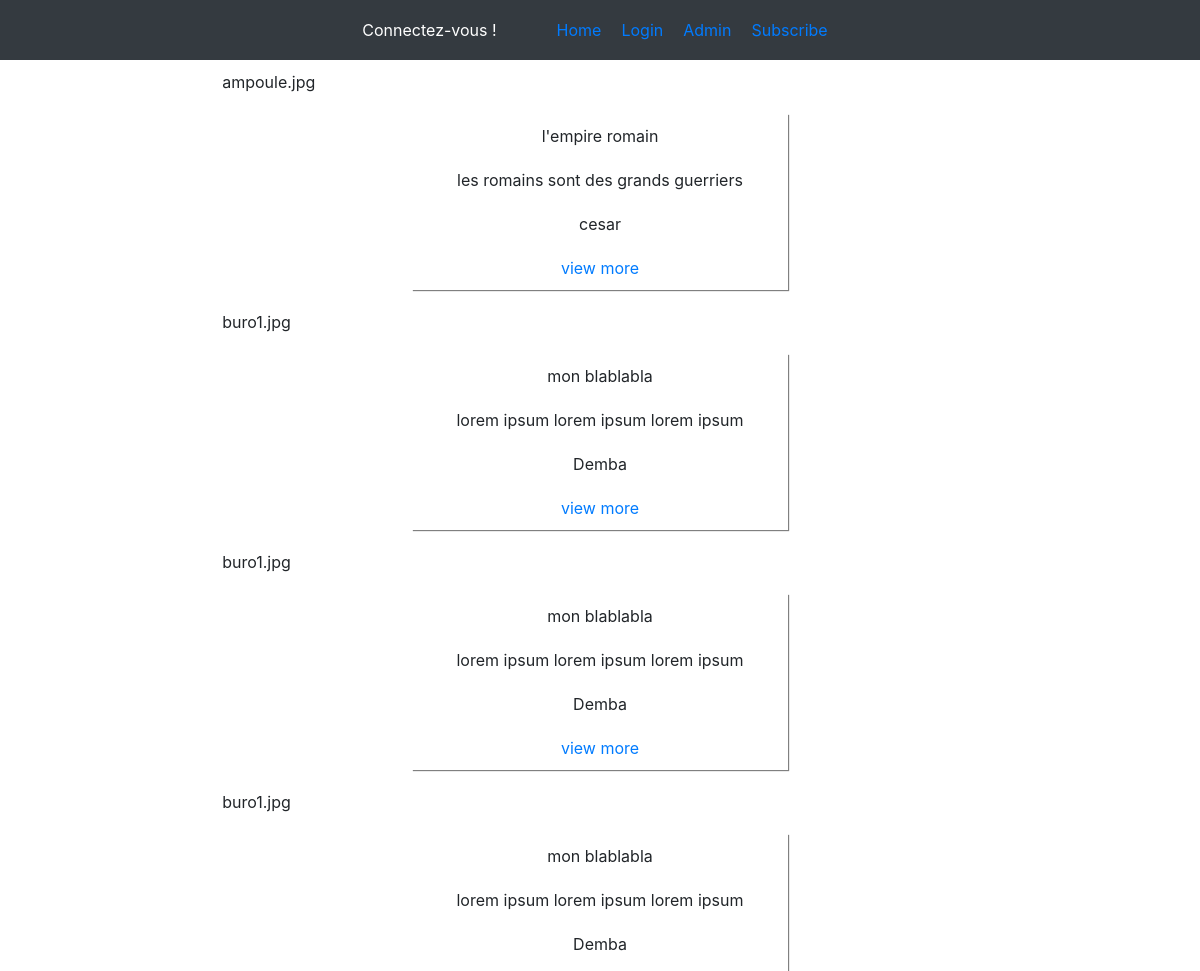
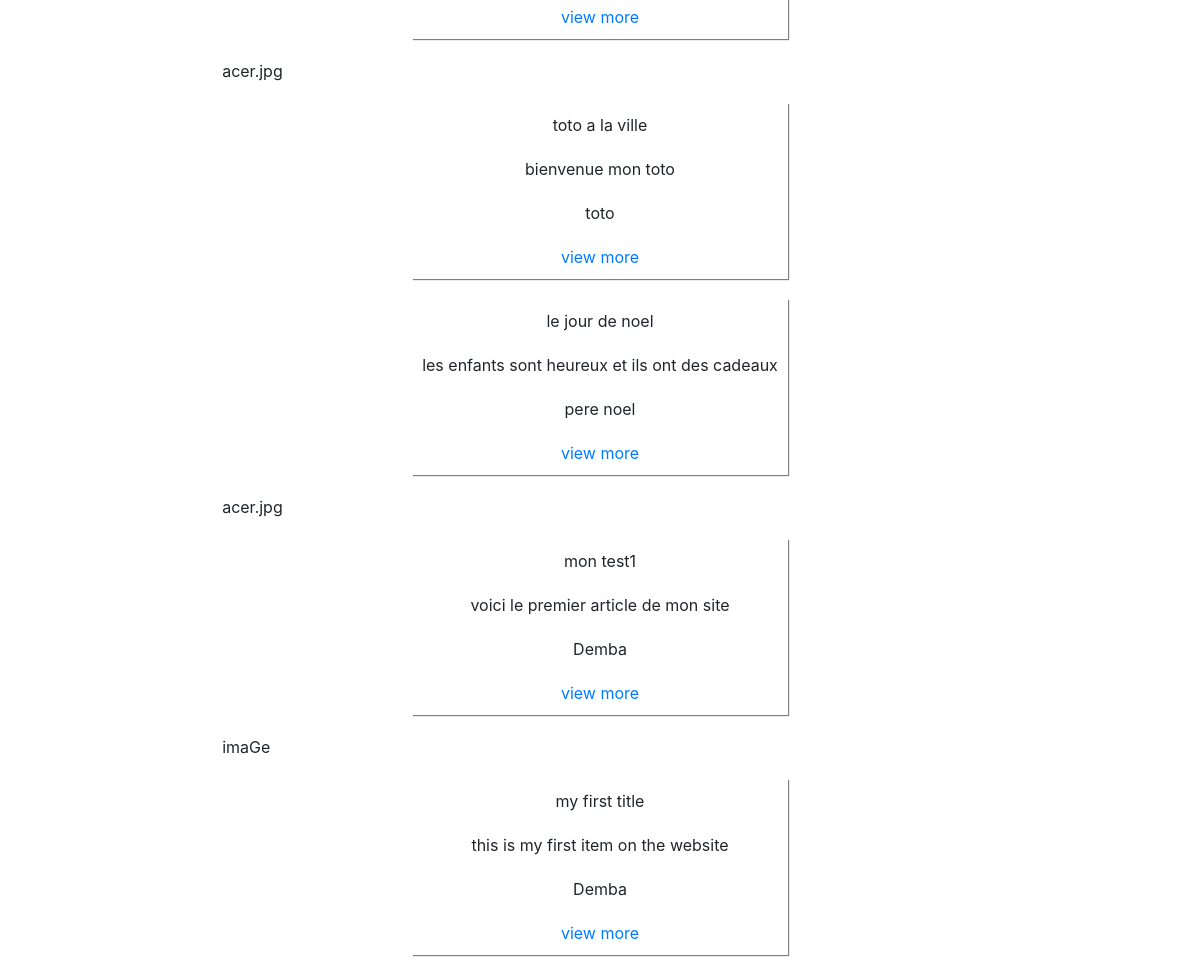
The page / on the database its author committed (2 pictures, top to bottom).
### tables this page shows
CREATE TABLE `article` (
  `id` int(11) NOT NULL,
  `title` varchar(255) NOT NULL,
  `content` varchar(255) NOT NULL,
  `image` varchar(255) NOT NULL,
  `author` varchar(255) NOT NULL
);

### src/index.php (the view, shortened to what this page needs)
	<?php
				$user = 'demba';
				$password = 'password';
				$db = new PDO('mysql:host=db;dbname=ipssi', $user, $password);
				$articles = $db->query('SELECT * FROM article ORDER BY id DESC')
	?>
<!DOCTYPE html>
<html>
	<head>
		<?php include 'header.php'; ?>
	</head>
	<body>
		<header>
			<?php include 'menu.php'; ?>
		</header>
		<section>
			<div class="items">
			 	<?php while($a = $articles->fetch()){ ?>
			 		<div><li><?= $a['image'] ?></li><div>
			 		<div class="articles">
				 		<li><?= $a['title'] ?></li>
				 		<li><?= $a['content'] ?></li>
						<li><?= $a['author'] ?></li>
						<li><a href="article.php?id=<?= $a['id'] ?>">view more</a></li>
					</div>
			 	<?php } ?>
			</div>
		</section>
	</body>
</html>

### src/header.php (shortened to what this page needs)
<link rel="stylesheet" href="https://stackpath.bootstrapcdn.com/bootstrap/4.1.3/css/bootstrap.min.css">
<link rel="stylesheet" type="text/css" href="style.css">

### src/menu.php
<nav class="navbar navbar-dark bg-dark">
	<span class="title-nav">
	<?php if(!empty($_SESSION['user']) AND !empty($_SESSION['password']))
						{
							echo $_SESSION['login'];
						}
						else
						{
							echo 'Connectez-vous !' ;
						}
		?>
	</span>
	<ul class="navbar-nav">
		<li><a href="index.php">Home</a></li>
		<li><a href="login.php">Login</a></li>
		<li><a href="admin.php">Admin</a></li>
		<li><a href="subscribe.php">Subscribe</a></li>
	</ul>
</nav>

### src/style.css (style rules this page uses)
* { text-decoration: none; list-style: none; }
.navbar { display: flex; justify-content: center; color: #ffffff; }
.navbar-nav { display: flex; justify-content: space-around; flex-direction: row; margin-left: 50px; color: white; }
li { margin: 10px; }
.items { display:flex; justify-content:center; flex-direction:column; align-items:center; }
.articles { display: flex; justify-content: center; flex-direction:column; align-items:center; flex-wrap: nowrap; margin-right: 200px; margin-left: 200px; margin-top: 20px; margin-bottom: 20px; box-shadow: 1px 1px 1px grey; }

### rows shown on the page
article: image "ampoule.jpg", title "l'empire romain", content "les romains sont des grands guerriers", author "cesar"
article: image "buro1.jpg", title "mon blablabla", content "lorem ipsum lorem ipsum lorem ipsum", author "Demba"
article: image "buro1.jpg", title "mon blablabla", content "lorem ipsum lorem ipsum lorem ipsum", author "Demba"
article: image "buro1.jpg", title "mon blablabla", content "lorem ipsum lorem ipsum lorem ipsum", author "Demba"
article: image "acer.jpg", title "toto a la ville", content "bienvenue mon toto", author "toto"
article: title "le jour de noel", content "les enfants sont heureux et ils ont des cadeaux", author "pere noel"
article: image "acer.jpg", title "mon test1", content "voici le premier article de mon site", author "Demba"
article: image "imaGe", title "my first title", content "this is my first item on the website", author "Demba"
